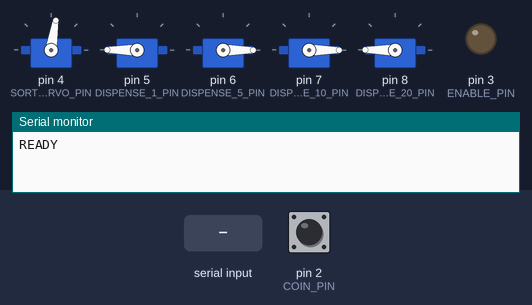
The sketch below on a simulated Arduino Uno, built with avr-gcc and run on an emulated ATmega328P. Parts: 5 × servo, output pins drawn as LEDs (lit = HIGH), the last lines printed to the serial monitor. The test bench sets the inputs (shaded band); at power-on: pin 2 (COIN_PIN) HIGH.

Above: at 1.7 s.
1.8 s: "ENABLE_COIN\n" received over Serial
At 2.3 s:
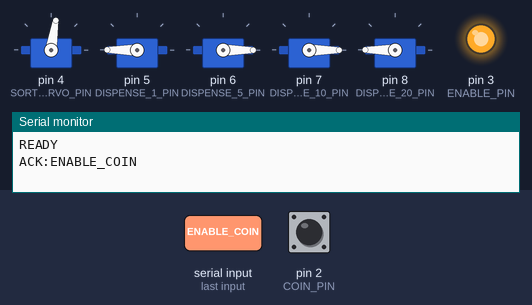
3.3 s: pin 2 (COIN_PIN) pulled LOW for 0.15 s
At 4.3 s:
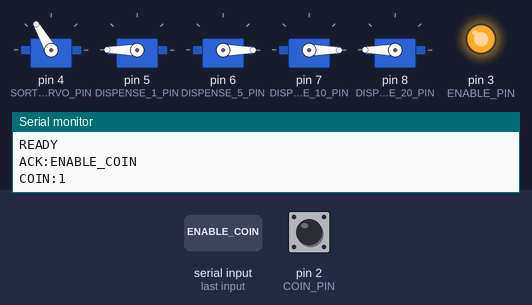
Timing chart, 0 to 6.3 s (numbered marks = the images above; inputs shaded):
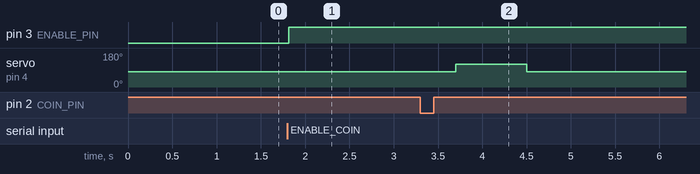

The sketch:

coin_module.ino
```cpp
#include <Servo.h>

// --- Coin Acceptor Setup ---
const byte COIN_PIN = 2;        // Coin acceptor output pin (INT0)
const byte ENABLE_PIN = 3;      // Acceptor enable pin

volatile unsigned int pulseCount = 0;
volatile unsigned long lastPulseTime = 0;

unsigned long pulseTimeout = 400;   // ms – no pulse for this time = coin finished
bool acceptorEnabled = false;

unsigned int totalAmount = 0;

// --- Sorter Setup ---
Servo sorter;
const int SORTER_SERVO_PIN = 4;
// Servo Angles
const int CENTER = 81;
const int LEFT   = 45;
const int RIGHT  = 120;

// --- Dispenser Setup ---
Servo dispenser1, dispenser5, dispenser10, dispenser20;
const int DISPENSE_1_PIN  = 5;
const int DISPENSE_5_PIN  = 6;
const int DISPENSE_10_PIN = 7;
const int DISPENSE_20_PIN = 8;
const int PUSH_ANGLE = 180;
const int RESET_ANGLE = 0;
const int DISPENSE_TIME = 1;

// --------------------------------------------
// Map pulse counts to coin values (Philippines)
// --------------------------------------------
int getCoinValue(unsigned int pulses) {
  switch (pulses) {
    case 1: return 1;   // ₱1
    case 5: return 5;   // ₱5
    case 10: return 10; // ₱10
    case 20: return 20; // ₱20
    default: return 0;  // Unknown
  }
}

// --------------------------------------------
// Interrupt Service Routine (ISR)
// --------------------------------------------
void coinISR() {
  if (!acceptorEnabled) return; // Ignore pulses if disabled
  lastPulseTime = millis();
  pulseCount++;
}

// --- Sorter Functions ---
void setup_sorter() {
  sorter.attach(SORTER_SERVO_PIN);
  center_sorter();
}

void center_sorter() {
  sorter.write(CENTER);
  delay(500);
}

void move_sorter(String direction, int denom) {
  if (direction == "LEFT") {
    sorter.write(LEFT);
  } else if (direction == "RIGHT") {
    sorter.write(RIGHT);
  }
  delay(800);  // Allow servo to sort
  center_sorter();

  // Notify Python that sorting finished
  Serial.print("SORT_DONE:");
  Serial.println(denom);
}

void sort_coin(int value) {
  if (value == 1 || value == 5) {
    move_sorter("RIGHT", value);
  } else if (value == 10 || value == 20) {
    move_sorter("LEFT", value);
  } else {
    Serial.println("ERR:Unknown coin value");
  }
}

// --- Dispenser Functions ---
void setup_dispenser() {
  dispenser1.attach(DISPENSE_1_PIN);
  dispenser5.attach(DISPENSE_5_PIN);
  dispenser10.attach(DISPENSE_10_PIN);
  dispenser20.attach(DISPENSE_20_PIN);

  // Set initial position
  dispenser1.write(PUSH_ANGLE);
  dispenser5.write(RESET_ANGLE);
  dispenser10.write(RESET_ANGLE);
  dispenser20.write(PUSH_ANGLE);
}

void dispenseCoin(Servo &s, int value, int count) {
  Serial.print("ACK:DISPENSE:");
  Serial.print(value);
  Serial.print(":");
  Serial.println(count);

  for (int i = 0; i < count; i++) {
    for (int pos = PUSH_ANGLE; pos >= RESET_ANGLE; pos--) {
      s.write(pos);
      delay(DISPENSE_TIME);
    }
    for (int pos = RESET_ANGLE; pos <= PUSH_ANGLE; pos++) {
      s.write(pos);
      delay(DISPENSE_TIME);
    }
    delay(300);
  }

  Serial.print("DISPENSE_DONE:");
  Serial.print(value);
  Serial.print(":");
  Serial.println(count);
}

void dispenseCoinReverse(Servo &s, int value, int count) {
  Serial.print("ACK:DISPENSE:");
  Serial.print(value);
  Serial.print(":");
  Serial.println(count);

  for (int i = 0; i < count; i++) {
    for (int pos = RESET_ANGLE; pos <= PUSH_ANGLE; pos++) {
      s.write(pos);
      delay(DISPENSE_TIME);
    }
    for (int pos = PUSH_ANGLE; pos >= RESET_ANGLE; pos--) {
      s.write(pos);
      delay(DISPENSE_TIME);
    }
    delay(300);
  }

  Serial.print("DISPENSE_DONE:");
  Serial.print(value);
  Serial.print(":");
  Serial.println(count);
}

// --- Coin Setup ---
void setup_coin() {
  pinMode(COIN_PIN, INPUT_PULLUP);
  pinMode(ENABLE_PIN, OUTPUT);
  digitalWrite(ENABLE_PIN, LOW); // Start disabled
  attachInterrupt(digitalPinToInterrupt(COIN_PIN), coinISR, FALLING);
}

// --- Serial Commands ---
void handle_serial_commands() {
  if (Serial.available()) {
    String cmd = Serial.readStringUntil('\n');
    cmd.trim();

    if (cmd.equalsIgnoreCase("ENABLE_COIN")) {
      digitalWrite(ENABLE_PIN, HIGH);
      acceptorEnabled = true;
      pulseCount = 0;
      Serial.println("ACK:ENABLE_COIN");

    } else if (cmd.equalsIgnoreCase("DISABLE_COIN")) {
      digitalWrite(ENABLE_PIN, LOW);
      acceptorEnabled = false;
      pulseCount = 0;
      Serial.println("ACK:DISABLE_COIN");

    } else if (cmd.startsWith("DISPENSE:")) {
      int d1 = cmd.indexOf(":");
      int d2 = cmd.lastIndexOf(":");
      int denom = cmd.substring(d1 + 1, d2).toInt();
      int qty   = cmd.substring(d2 + 1).toInt();

      if (denom == 1) dispenseCoin(dispenser1, 1, qty);
      else if (denom == 5) dispenseCoinReverse(dispenser5, 5, qty);
      else if (denom == 10) dispenseCoinReverse(dispenser10, 10, qty);
      else if (denom == 20) dispenseCoin(dispenser20, 20, qty);
      else Serial.println("ERR:Invalid denomination");

    } else {
      Serial.print("ERR:Unknown command ");
      Serial.println(cmd);
    }
  }
}

// --- Setup ---
void setup() {
  Serial.begin(9600);
  setup_coin();
  setup_sorter();
  setup_dispenser();
  Serial.println("READY");
}

// --- Loop ---
void loop() {
  unsigned long now = millis();

  // Detect when a coin pulse train has ended
  if (acceptorEnabled && pulseCount > 0 && (now - lastPulseTime > pulseTimeout)) {
    int value = getCoinValue(pulseCount);
    if (value > 0) {
      Serial.print("COIN:");
      Serial.println(value);
      totalAmount += value;

      // Sort the coin physically
      sort_coin(value);
    } else {
      Serial.print("ERR:Unknown pulses ");
      Serial.println(pulseCount);
    }

    pulseCount = 0; // Reset for next coin
  }

  handle_serial_commands();
  delay(5);
}
```

Measured:
- after the input at 1.8 s, pin 3 (ENABLE_PIN): LOW → HIGH at once
- after the input at 3.3 s, servo on pin 4 (SORTER_SERVO_PIN): 81° → 120° after 0.40 s, → 81° 0.80 s later
